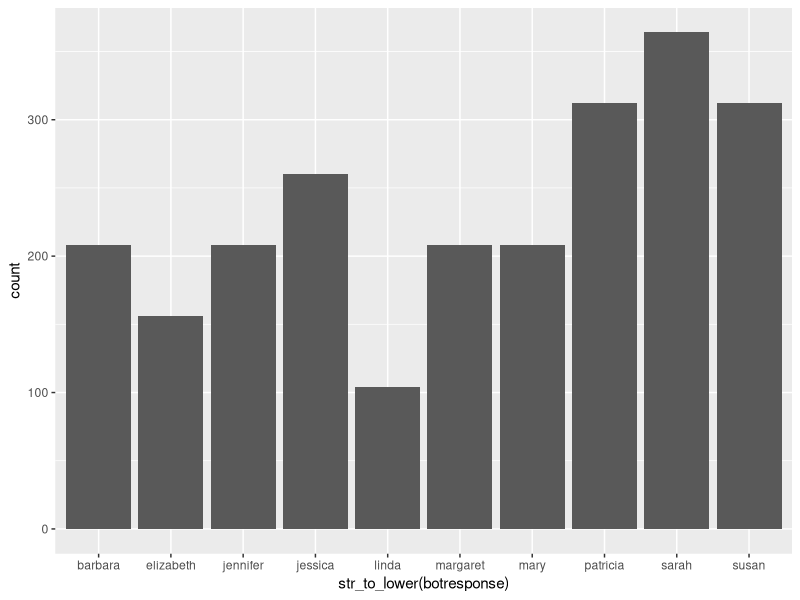
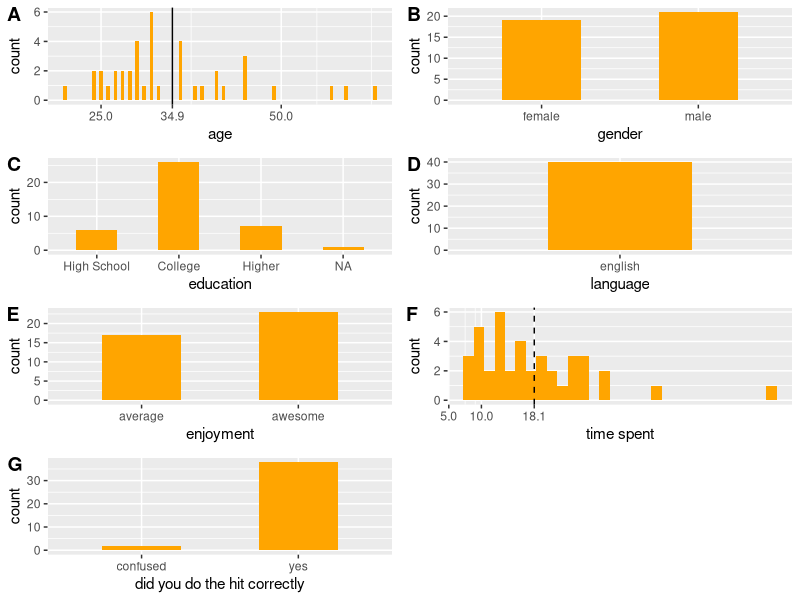
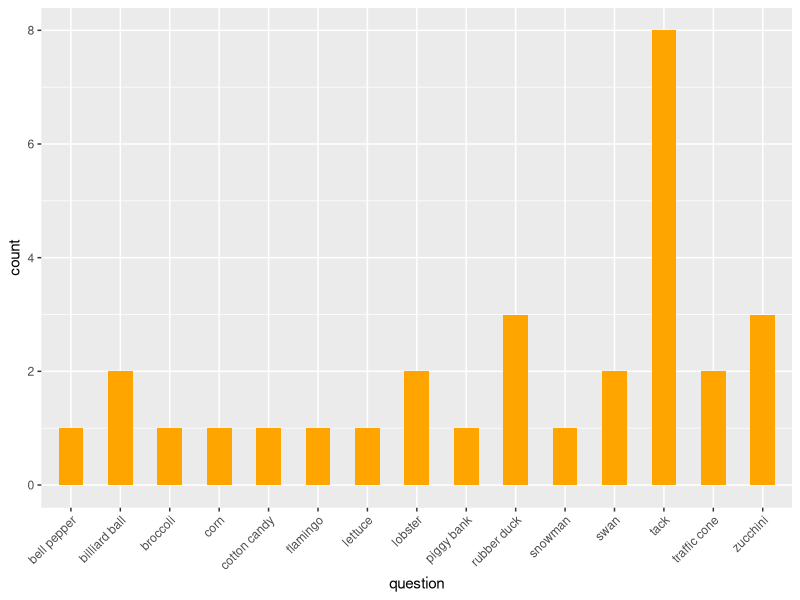
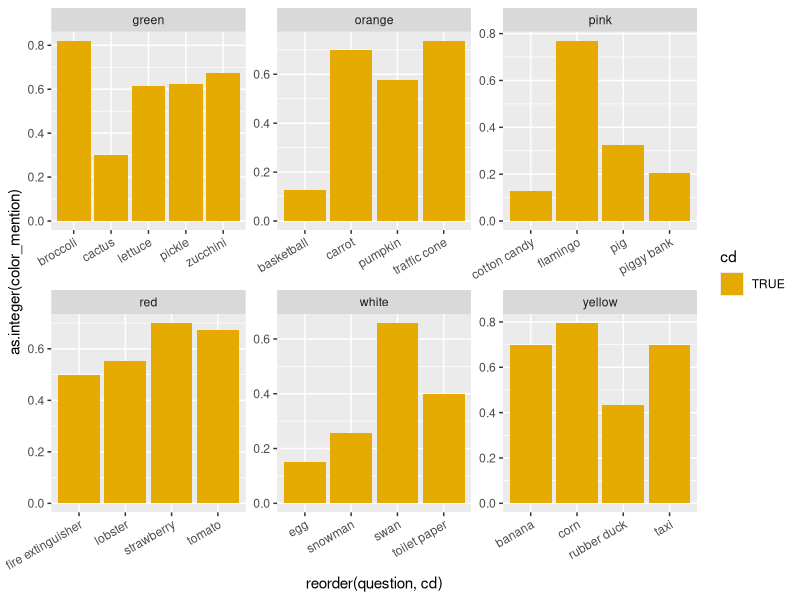
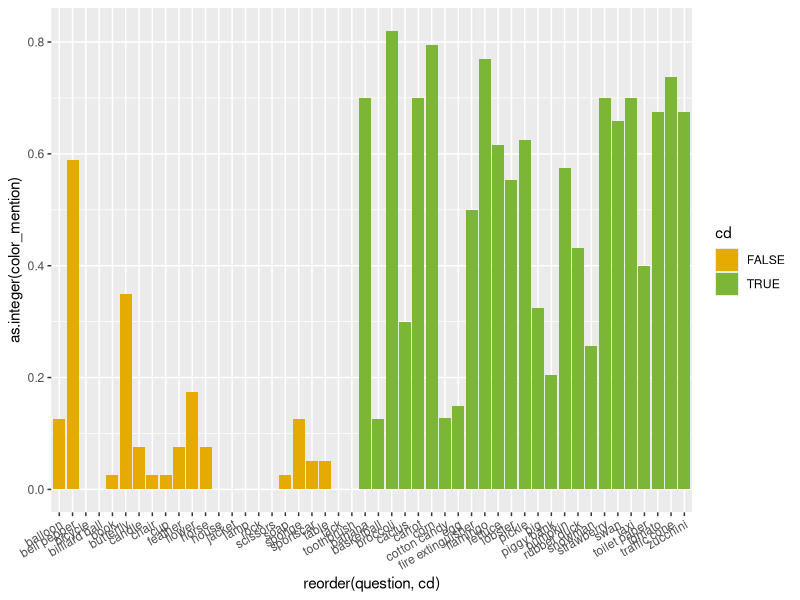

These figures' R source, in order:
## ---- chunk 1
knitr::opts_chunk$set(echo = TRUE)
## ---- chunk 2
library(cowplot)
library(tidyverse)
library(here)

df_import = read_csv(here("data","01_norming","02_main","01_ListFeature-norming","data.csv")) %>% 
  # exclude test
  # weird filter property that it will exclude NAs
  filter(is.na(comments) | comments != "TEST")
## ---- chunk 3
ggplot(df_import,aes(x=str_to_lower(botresponse))) +
  geom_histogram(stat="count")
## ---- chunk 4

df_clean = df_import %>% 
  # exclude multiple submissions
  arrange(startTime) %>% 
  distinct(anon_worker_id,trial_number, .keep_all = TRUE) %>% 
  # exclude participants who didn't answer the bot task (probably bots which hacked javascript code), if necessary
  # filter(botresponse=="") %>% 
  # exclude participants who didn't pass control objects (nonce words)
  mutate(control = ifelse((question == "wobs" | question == "ebbler" | question == "briggle" | question == "florbs"),T,F)) %>%  
  mutate(correct_controls = ifelse(control & obj_unknown,T,F)) %>% 
  group_by(anon_worker_id) %>% 
  mutate(pass_controls = ifelse(sum(correct_controls)<2,F,T)) %>% 
  filter(pass_controls) %>% 
  ungroup()

# number of participants before exclusion (24)
length(unique(df_import$anon_worker_id))
# number of participants after exclusion (24)
length(unique(df_clean$anon_worker_id))


df = df_clean %>%
  filter(!control) %>% 
  select(feature1,feature2,feature3,obj_unknown,question,anon_worker_id) %>% 
  mutate_at(vars(feature1,feature2,feature3),funs(str_to_lower(.)))
## ---- chunk 5
# other info
engl_spellings = c("english", "englis", "eng")

df_subj = df_clean %>% 
  select(age,gender,education,languages,enjoyment,timeSpent,HitCorrect,comments,anon_worker_id) %>% 
  distinct() %>% 
  mutate_at(vars(languages), funs(str_to_lower(.))) %>% 
  mutate_at(vars(languages), funs(ifelse(. %in% engl_spellings, "english", .))) %>% 
  mutate(lang=ifelse(languages == "english","english","other")) %>% 
  mutate_at(vars(age), funs(as.integer(.))) %>% 
  mutate_at(vars(enjoyment), 
            funs(ifelse(.==1,"average",
                        ifelse(.==2,"awesome","other")))) %>% 
  mutate_at(vars(HitCorrect),
            funs(ifelse(HitCorrect==0,"no",
                        ifelse(HitCorrect==404,"confused","yes")))) %>% 
  mutate(edu = ifelse(str_detect(education,"high_school"),"High School",
                      ifelse(str_detect(education,"college"),"College","Higher"))) %>% 
  mutate_at(vars(edu), funs(fct_relevel(.,"High School", "College", "Higher")))


mean_age = round(mean(df_subj$age),digits = 1)
p_age = ggplot(df_subj,aes(x=age)) +
  geom_bar(width = .5,
           fill = "orange") +
  geom_vline(xintercept= mean_age) +
  scale_x_continuous(breaks=c(25,50,75,mean_age))

p_gen = ggplot(df_subj,aes(x=gender)) +
  geom_bar(width = .5,
           fill = "orange")

p_edu = ggplot(df_subj,aes(x=edu)) +
  geom_bar(width = .5,
           fill = "orange") +
  xlab("education")
  # theme(axis.text.x = element_text(angle = 25, hjust = 1))

p_lang = ggplot(df_subj,aes(x=lang)) +
  geom_bar(width = .5,
           fill = "orange") +
  xlab("language")
  # theme(axis.text.x = element_text(angle=45,hjust=1))

p_enj = ggplot(df_subj,aes(x=enjoyment)) +
  geom_bar(width = .5,
           fill = "orange")

mean_time = round(mean(df_subj$timeSpent), digits = 1)
mean_time_nooutliers = round(
  mean(
    df_subj[df_subj$timeSpent <= (mean_time + sd(mean_time)),]$timeSpent
  ), digits = 1)
p_time = ggplot(df_subj,aes(x=timeSpent)) +
  geom_histogram(fill = "orange") +
  geom_vline(xintercept=mean_time_nooutliers) +
  geom_vline(xintercept=mean_time,linetype="dashed") +
  scale_x_continuous(breaks=c(mean_time_nooutliers,mean_time,floor(0),floor(5),floor(10))) +
  xlab("time spent")

p_HitCorrect = ggplot(df_subj,aes(x=HitCorrect)) +
  geom_bar(width = .5,
           fill = "orange") +
  xlab("did you do the hit correctly")

plot_grid(p_age,p_gen,p_edu,p_lang,p_enj,p_time,p_HitCorrect, labels = "AUTO", ncol = 2, align = 'v')

# unique(df_subj$comments)

## ---- chunk 6
ggplot(df[df$obj_unknown==TRUE,],aes(x=question)) +
  geom_bar(width = 0.5,
           fill = "orange") +
  theme(axis.text.x = element_text(angle=45,hjust=1))
## ---- chunk 7

# misspellings
yellow = c("hellow")

color_list = c("color", "colorful", "brown", "green", "orange", "pink", "red", "white", "yellow")

white = c("snowman", "swan", "toilet paper", "egg")
orange = c("basketball", "pumpkin", "carrot", "traffic cone")
pink = c("flamingo", "piggy bank", "cotton candy", "pig")
yellow = c("banana", "taxi", "corn", "rubber duck")
red = c("tomato", "lobster", "strawberry", "fire extinguisher")
green = c("broccoli", "lettuce", "zucchini", "cactus", "pickle")

cd_list = c("snowman",
	"swan",
	"toilet paper",
	"egg",
	"basketball",
	"pumpkin",
	"carrot",
	"traffic cone",
	"flamingo",
	"piggy bank",
	"cotton candy",
	"pig",
	"banana",
	"taxi",
	"corn",
	"rubber duck",
	"tomato",
	"lobster",
	"strawberry",
	"fire extinguisher",
	"broccoli",
	"lettuce",
	"zucchini",
	"cactus",
	"pickle")

df_cat = df %>%
  filter(obj_unknown==FALSE) %>% 
  # mutate(f1_cat = ifelse(sum(str_detect(feature1,color_list)) >= 1, T, F)) %>% 
  mutate(color = case_when(question %in% white ~ "white",
                           question %in% orange ~ "orange",
                           question %in% pink ~ "pink",
                           question %in% yellow ~ "yellow",
                           question %in% red ~ "red",
                           question %in% green ~ "green", 
                           TRUE ~ "non-cd")) %>% 
  mutate(f1_cat = ifelse(feature1 %in% color_list, T, F)) %>% 
  mutate(f2_cat = ifelse(feature2 %in% color_list, T, F)) %>% 
  mutate(f3_cat = ifelse(feature3 %in% color_list, T, F)) %>% 
  mutate(cd = ifelse(question %in% cd_list, T, F))

## ---- chunk 8
df_plot = df_cat %>% 
  select(-obj_unknown) %>% 
  gather(feature_pos,color_mention,f1_cat,f2_cat,f3_cat) %>% 
  filter(feature_pos=="f1_cat")

ggplot(df_plot[df_plot$cd==T,],aes(x=reorder(question,cd), y=as.integer(color_mention), fill=cd)) +
  facet_wrap(vars(color), scale="free") +
  stat_summary(fun.y = "mean",
               geom = "bar") +
  stat_summary(fun.data = "mean_cl_boot",
               geom = "linerange",
               color = "darkgrey") +
  theme(axis.text.x = element_text(angle = 30, hjust=1)) +
  scale_fill_manual(values=c("#E6AB02", "#7CB637"))

ggplot(df_plot,aes(x=reorder(question,cd), y=as.integer(color_mention), fill=cd)) +
  stat_summary(fun.y = "mean",
               geom = "bar") +
  stat_summary(fun.data = "mean_cl_boot",
               geom = "linerange",
               color = "darkgrey") +
  # geom_bar(width = .7, 
  #          position = "dodge", 
  #          stat = "identity") +
  theme(axis.text.x = element_text(angle = 30, hjust=1)) +
  # theme(legend.position = "none") +
  scale_fill_manual(values=c("#E6AB02", "#7CB637"))
